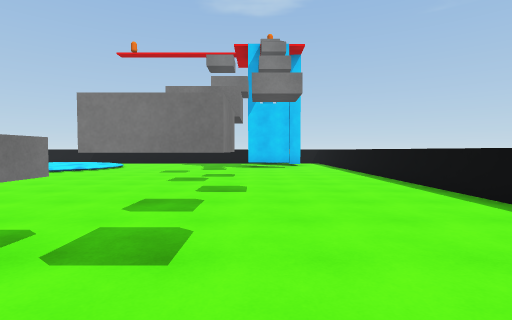
View 1 (above)

17 first-person views from a walk through a Unity game level. The camera is 1.4 m above the floor, tilts 2° down and sees 85° across. The floor is counted in squares, 2 m on a side. Each view is taken from the middle of a square. On the plan, view 1 faces up. The plan holds only what a view shows up to about 9 squares ahead; the rest is blank. Surface patterns are stand-ins for the level's own textures.

View 2
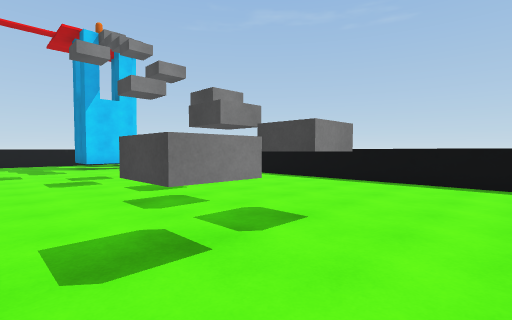

View 3
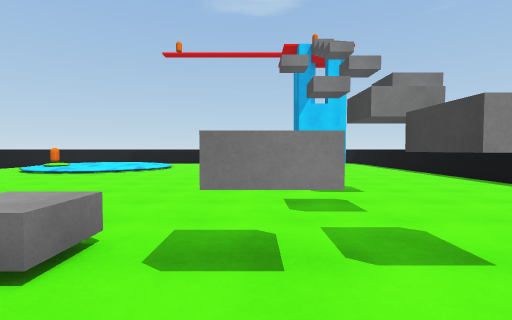

View 4
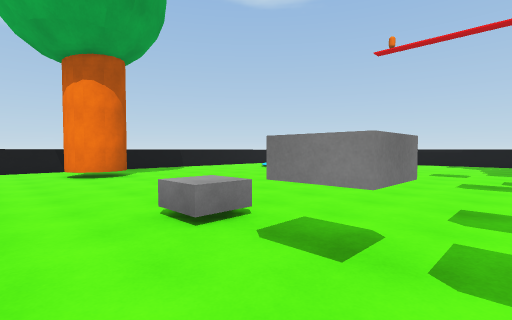

View 5
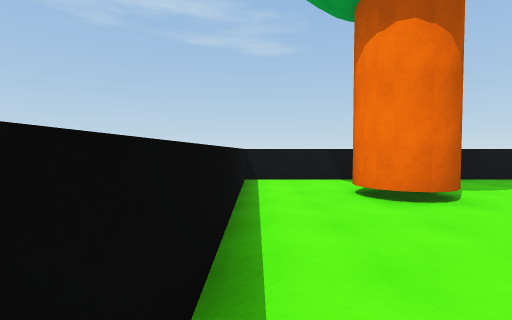

View 6
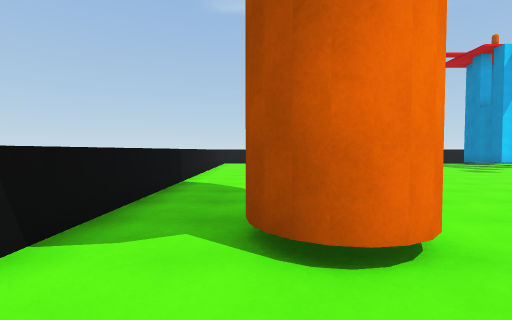

View 7
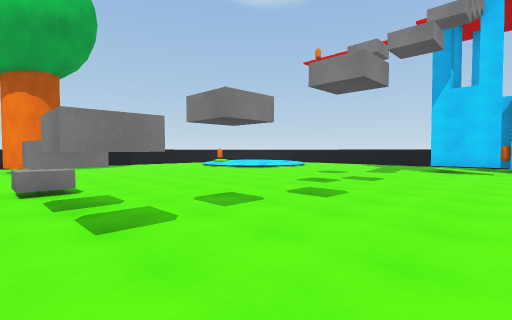

View 8
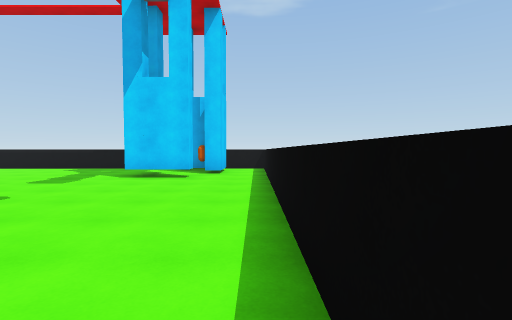

View 9
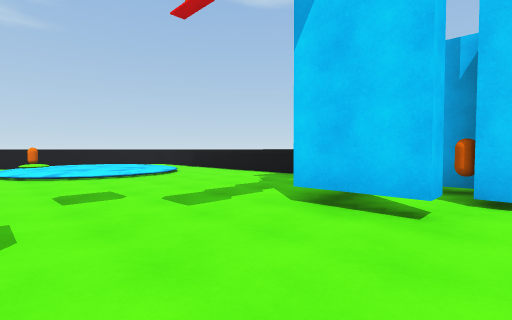

View 10
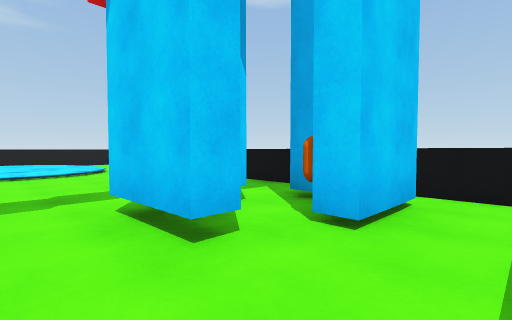

View 11
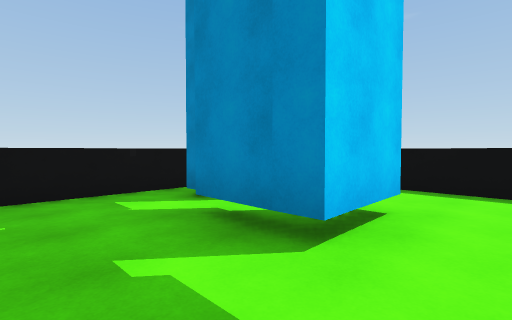

View 12
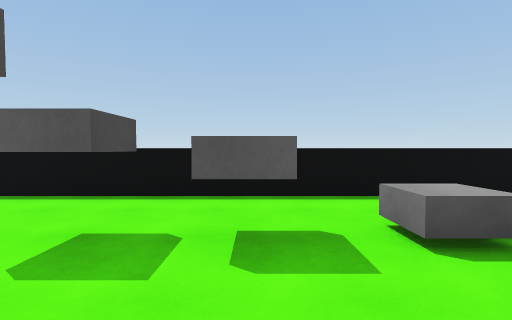

View 13
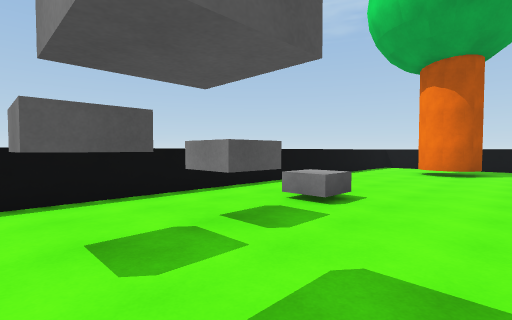

View 14
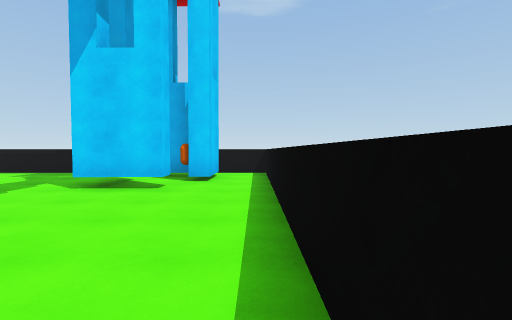

View 15
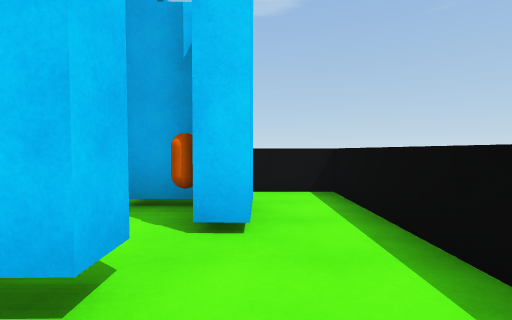

View 16
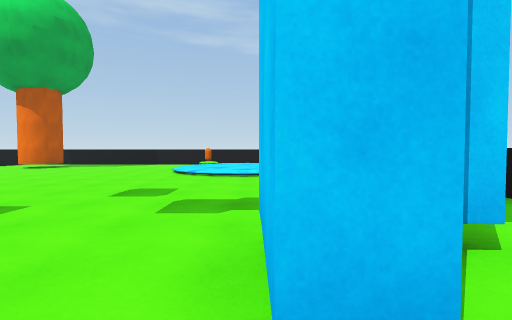

View 17
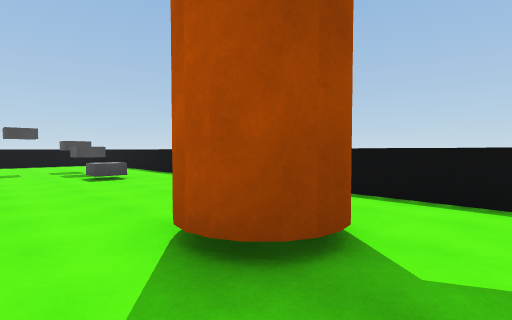

### Floor plan
Key: @ floor where view 1 was taken; # wall or solid block; . floor; ~ water the walk can cross; B grey block; C orange capsule.
Columns run from 12 left of view 1 to 4 right of it. Each row starts with its distance up from view 1.
 15        ##########
 14        ......##.#
 13      ~.......C#.#
 12      ~~.....#...#
 11     ~~~.....##..#
 10     ~~~.........#
  9 #..C~~~.........#
  8 #...............#
  7 #...............#
  6 #...............#
  5 #...............#
  4 #...............#
  3 #..#............#
  2 #.##....BBBB....#
  1 #...............#
  0 #...........@...#
 -1 ###############

Where each view was taken, in squares from view 1:
view 1: 0 up, 0 right, facing up
view 2: 0 up, 3 left, facing up-right
view 3: 0 up, 2 left, facing up
view 4: 0 up, 1 left, facing up-left
view 5: 0 up, 5 left, facing left
view 6: 0 up, 10 left, facing up
view 7: 1 up, 2 right, facing up-left
view 8: 4 up, 3 right, facing up
view 9: 8 up, 2 right, facing up-left
view 10: 10 up, 3 right, facing up-left
view 11: 10 up, 2 left, facing up-right
view 12: 4 up, 2 left, facing down
view 13: 4 up, 0 right, facing down-left
view 14: 6 up, 3 right, facing up
view 15: 10 up, 2 right, facing up
view 16: 11 up, 2 right, facing left
view 17: 4 up, 11 left, facing down-right
